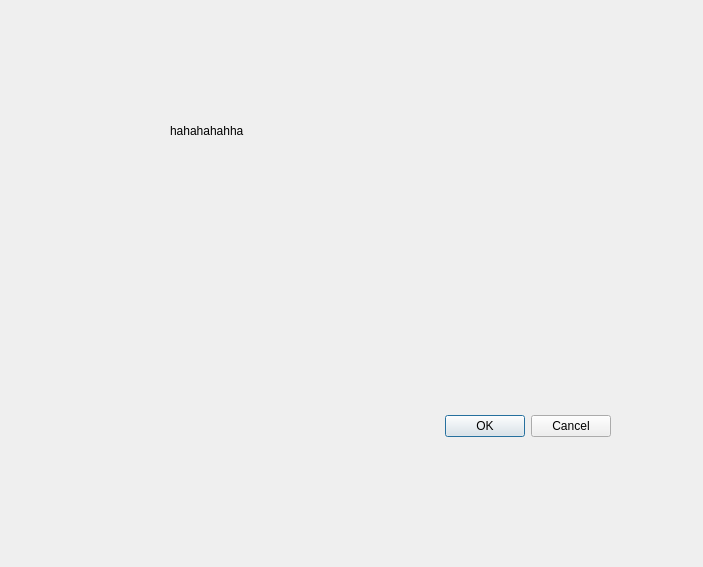
<?xml version="1.0" encoding="UTF-8"?>
<ui version="4.0">
 <class>Dialog</class>
 <widget class="QDialog" name="Dialog">
  <property name="geometry">
   <rect>
    <x>0</x>
    <y>0</y>
    <width>703</width>
    <height>567</height>
   </rect>
  </property>
  <property name="windowTitle">
   <string>Dialog</string>
  </property>
  <widget class="QDialogButtonBox" name="buttonBox">
   <property name="geometry">
    <rect>
     <x>270</x>
     <y>410</y>
     <width>341</width>
     <height>32</height>
    </rect>
   </property>
   <property name="orientation">
    <enum>Qt::Horizontal</enum>
   </property>
   <property name="standardButtons">
    <set>QDialogButtonBox::Cancel|QDialogButtonBox::Ok</set>
   </property>
  </widget>
  <widget class="QLabel" name="label">
   <property name="geometry">
    <rect>
     <x>170</x>
     <y>100</y>
     <width>111</width>
     <height>61</height>
    </rect>
   </property>
   <property name="text">
    <string>hahahahahha</string>
   </property>
  </widget>
 </widget>
 <resources/>
 <connections>
  <connection>
   <sender>buttonBox</sender>
   <signal>accepted()</signal>
   <receiver>Dialog</receiver>
   <slot>accept()</slot>
   <hints>
    <hint type="sourcelabel">
     <x>248</x>
     <y>254</y>
    </hint>
    <hint type="destinationlabel">
     <x>157</x>
     <y>274</y>
    </hint>
   </hints>
  </connection>
  <connection>
   <sender>buttonBox</sender>
   <signal>rejected()</signal>
   <receiver>Dialog</receiver>
   <slot>reject()</slot>
   <hints>
    <hint type="sourcelabel">
     <x>316</x>
     <y>260</y>
    </hint>
    <hint type="destinationlabel">
     <x>286</x>
     <y>274</y>
    </hint>
   </hints>
  </connection>
 </connections>
</ui>
